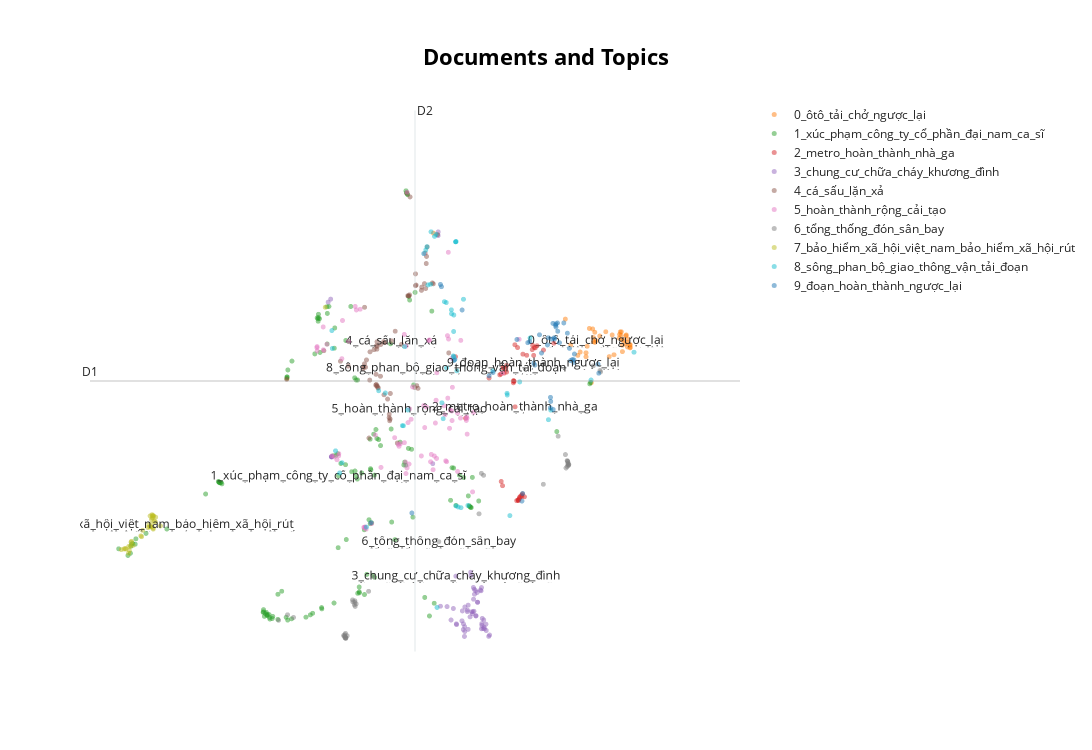

Write notebook code for a chart like this one.
### Code cell
topic_model.visualize_documents(docs)
